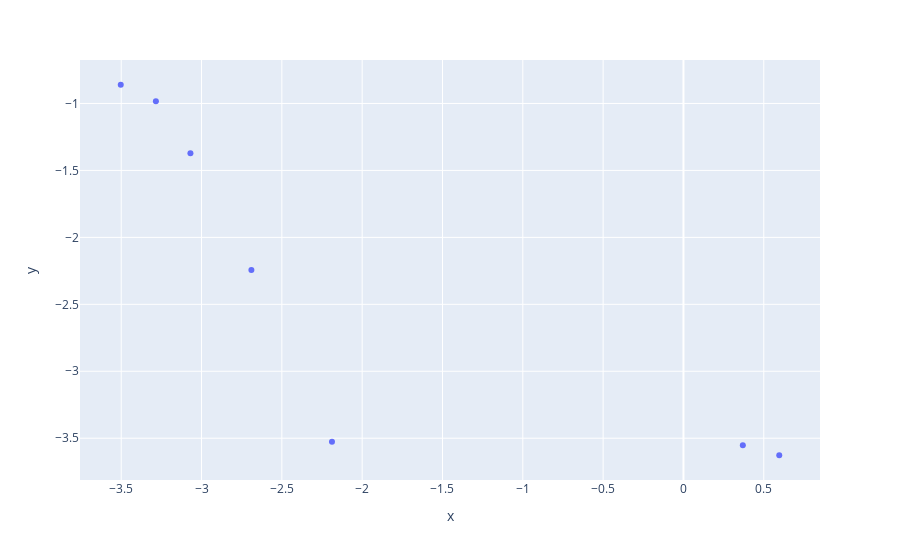

The notebook cell saved with this chart:
### Code cell
# Drop f3
_df_remaining = drop(df=df, objective_to_drop='f3', threshold=-100.0)
_objectives_remaining = list(set(_df_remaining.columns) & set(objectives))

_mask_pareto_front = mask_pareto(_df_remaining[_objectives_remaining])
_df_pareto = _df_remaining[_mask_pareto_front]
px.scatter(x = _df_pareto['f1'], y = _df_pareto['f2'])

### Figure 1 — Plotly figure (JSON) as saved in the notebook; plotly's stock layout.template omitted (floating-point values rounded to 4 significant figures)
{"data": [{"hovertemplate": "x=%{x}<br>y=%{y}<extra></extra>", "legendgroup": "", "marker": {"color": "#636efa", "symbol": "circle"}, "mode": "markers", "name": "", "orientation": "v", "showlegend": false, "type": "scatter", "x": [0.3696, -2.188, -3.069, -2.69, -3.284, -3.503, 0.5963], "xaxis": "x", "y": [-3.552, -3.526, -1.372, -2.243, -0.983, -0.8601, -3.627], "yaxis": "y"}], "layout": {"legend": {"tracegroupgap": 0}, "margin": {"t": 60}, "xaxis": {"anchor": "y", "domain": [0, 1], "title": {"text": "x"}}, "yaxis": {"anchor": "x", "domain": [0, 1], "title": {"text": "y"}}}}
